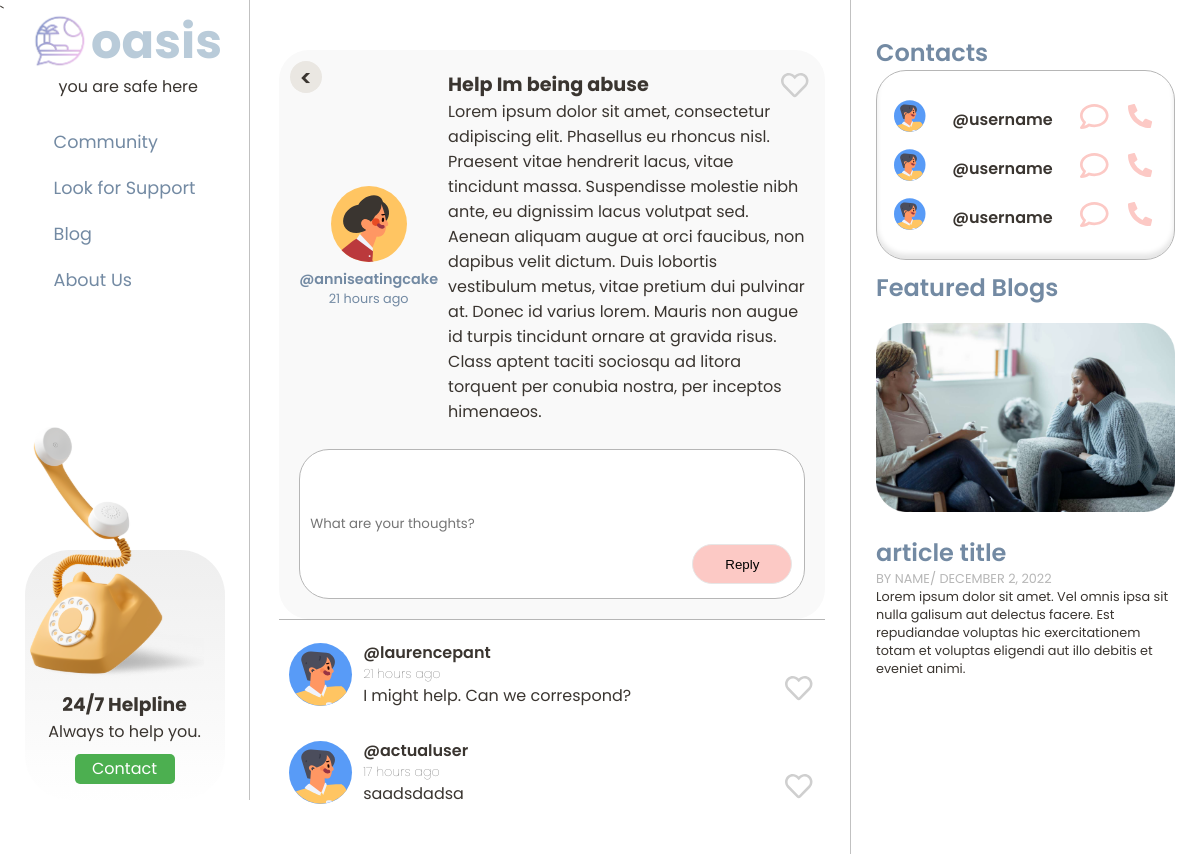
Before: /post/1 with the older database file.
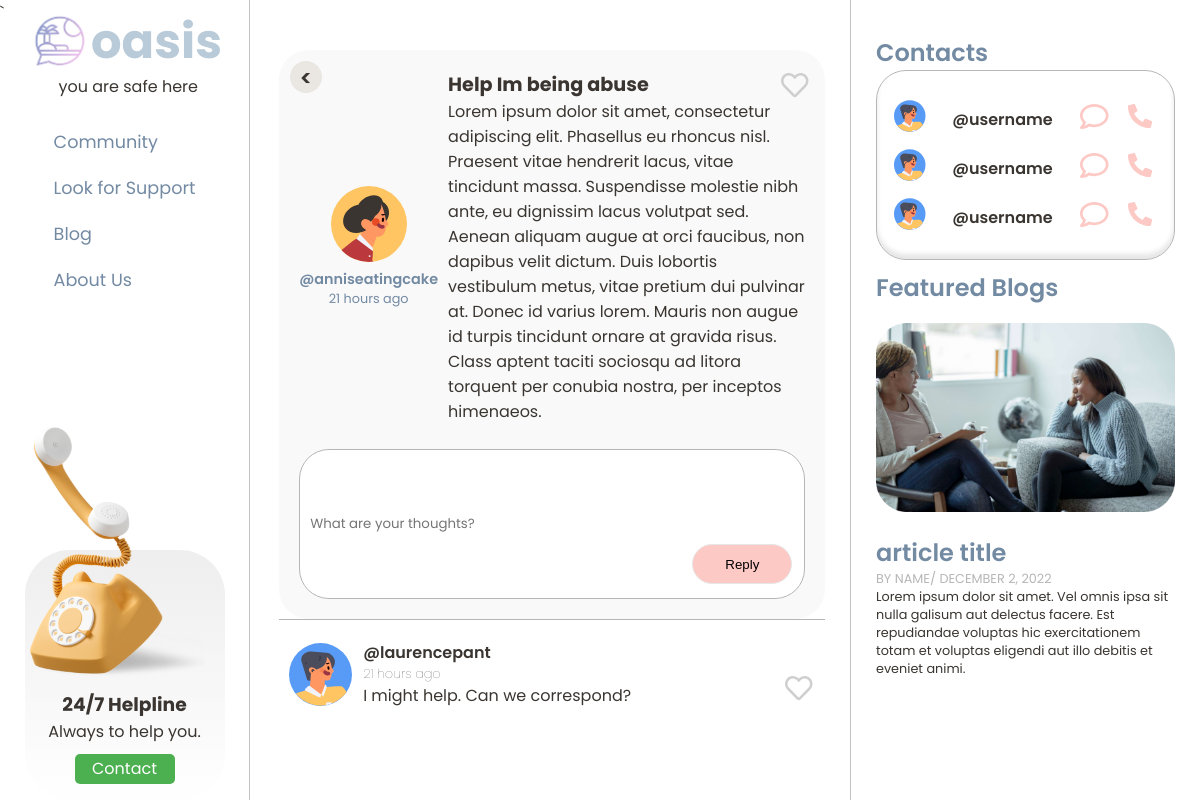
After: the same page with the newer database file.
### forum/models.py (models this page shows, shortened)
class Comment(models.Model):
    post = models.ForeignKey(Post, on_delete=models.CASCADE, related_name='comments')
    user = models.ForeignKey(ForumUser, on_delete=models.CASCADE)
    body = models.TextField()
    created_on = models.DateTimeField(auto_now_add=True)
    active = models.BooleanField(default=False)
    class Meta:
        ordering = ['created_on']
    def get_date(self):
        return humanize.naturaltime(self.created_on)

### forum/views.py (the view)
# urls.py: path('post/<int:pk>', PostView.as_view(), name='post'),
class PostView(DetailView):
    model = Post
    template_name = "post.html"
    def get_context_data(self, **kwargs):
        context = super().get_context_data(**kwargs)
        post = context["object"]
        context['comments'] = Comment.objects.all().filter(post=post)
        context['hotlines'] = Hotline.objects.all()
        return context

### forum/models.py (called while the page is built)
    def get_date(self):
        return humanize.naturaltime(self.date)

### forum/templates/post.html (shortened to what this page needs)
{%  extends 'base.html' %}
{%  load static %}
{%  block content %}
<div class="main centered">
    <div class="rounded post-content-container ">
        <div class="post-top-container">
            <a id="back-button" href="{% url 'home' %}">
                <
            </a>
            <a href="#like" class="post-like-button">
                <img src="{%  static 'images/love.svg' %}">
            </a>
            <div class="post-author-container">
                <div class="post-author">
                    <div class="post-profile-pic-container">
                        <img class="post-profile-pic" src="{% static 'images/profile_pic_placeholder.svg' %}">
                    </div>
                    <div class="post-username">
                        @{{ post.user.username }}
                    </div>
                    <div class="post-time">
                        {{ post.get_date }}
                    </div>
                </div>
            </div>
            <div class="post-details-container">
                <div class="post-title-container">
                    <div class="post-title">{{ post.title }}</div>
                </div>
                <div class="post-text-container">
                    <p class="post-text">
                        {{ post.content }}
                    </p>
                </div>
            </div>
        </div>
        <br>
        <div class="post-bottom-container">
            <div class="post-comment-container">
                <div class="comment-box">
                    <form >
                        <label>
                            <input name="comment" class="rounded personal post-comment-input" type="text" placeholder="What are your thoughts?">
                        </label>
                        <button id="comment-submit-button" type="submit">Reply</button>
                    </form>
                </div>
            </div>
        </div>
    </div>
    <div class="replies-container">
        <div class="replies">
            {%  for comment in comments %}
            <div class="reply-container">
                <div class="reply">
                    <img src="{%  static 'images/profile1.svg' %}">
                    <div class="reply-text-container">
                        <div class="reply-author-container">
                            <div class="reply-author">
                                <div class="reply-author-username">@{{ comment.user.username }}</div>
                                <div class="reply-author-time">{{ comment.get_date}}</div>
                            </div>
                        </div>
                        <p class="reply-text">
                        {{ comment.body}}
                        </p>
                    </div>
                    <a href="#like" class=" reply-like-button">
                        <img src="{%  static 'images/love.svg' %}">
                    </a>
                </div>
            </div>
            {%  endfor %}
        </div>
    </div>
</div>
    <div class="right">
        {%  include 'contacts.html' %}
    </div>
{%  endblock %}

Changed rows visible on the page:
removed Comment: user.username "actualuser", get_date "17 hours ago", body "saadsdadsa"
